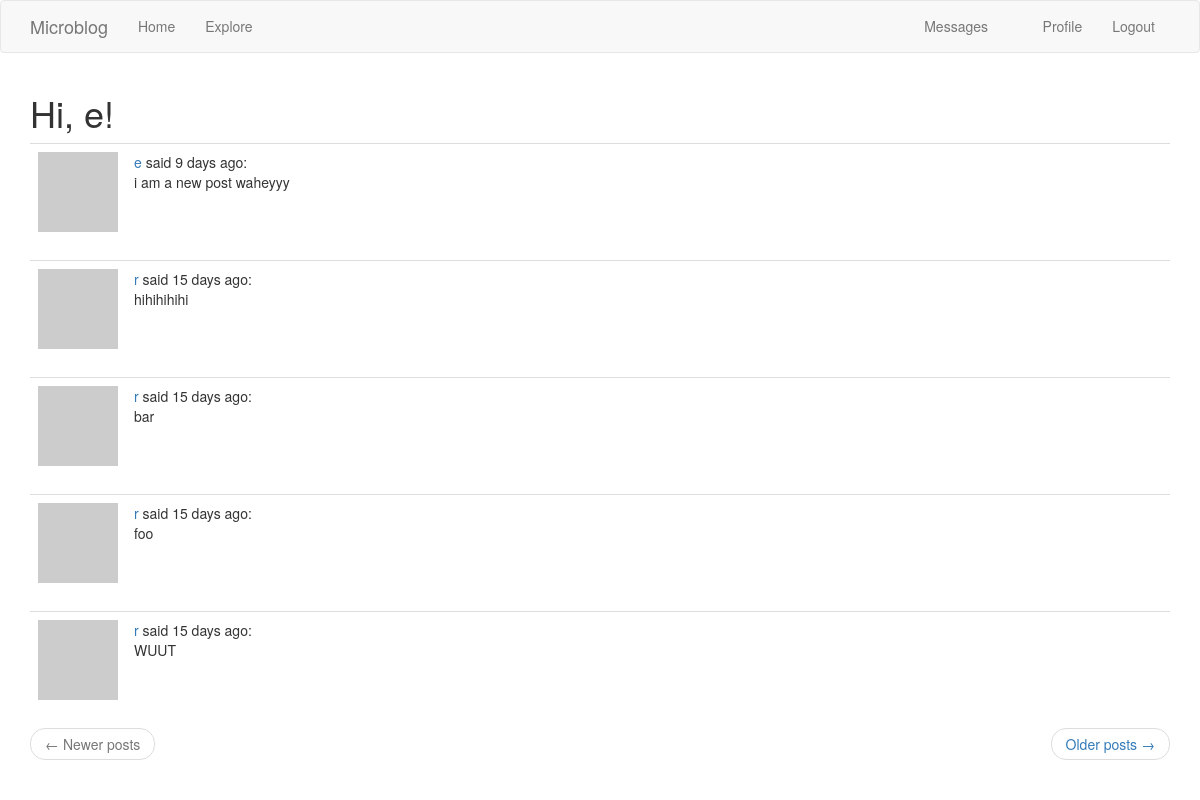
Page /explore (signed in) on the committed database.
### app/models.py (models this page shows, shortened)
class PaginatedAPIMixin(object):
    @staticmethod
    def to_collection_dict(query, page, per_page, endpoint, **kwargs): #first three SQLAlchemy query objects
        resources = query.paginate(page, per_page, False)
        data = {
            'items': [item.to_dict() for item in resources.items],
            '_meta': {
                'page': page,
                'per_page': per_page,
                'total_pages': resources.pages,
                'total_items': resources.total
            },
            '_links': {
                'self': url_for(endpoint, page=page, per_page=per_page, **kwargs),
                'next': url_for(endpoint, page=page+1, per_page=per_page, **kwargs) if resources.has_next else None,
                'prev': url_for(endpoint, page=page-1, per_page=per_page, **kwargs) if resources.has_prev else None
            }
        }
        return data

class User(PaginatedAPIMixin, UserMixin, db.Model):
    id = db.Column(db.Integer, primary_key=True)
    username = db.Column(db.String(64), index=True, unique=True)
    email = db.Column(db.String(120), index=True, unique=True)
    password_hash = db.Column(db.String(128))
    about_me = db.Column(db.String(140))
    last_seen = db.Column(db.DateTime, default = datetime.utcnow)
    posts = db.relationship('Post', backref='author', lazy='dynamic')
    followed = db.relationship(
        'User', secondary=followers,
        primaryjoin=(followers.c.follower_id == id),
        secondaryjoin=(followers.c.followed_id == id),
        backref=db.backref('followers', lazy='dynamic'), lazy='dynamic'
    )
    notifications = db.relationship('Notification', backref='user', lazy='dynamic')
    tasks = db.relationship('Task', backref='user', lazy='dynamic')
    def avatar(self, size):
        digest = md5(self.email.lower().encode('utf-8')).hexdigest()
        return 'https://www.gravatar.com/avatar/{}?d=retro&s={}'.format(digest, size)
    messages_sent = db.relationship('Message',
        foreign_keys='Message.sender_id',
        backref='author',
        lazy='dynamic')
    messages_received = db.relationship('Message',
        foreign_keys='Message.recipient_id',
        backref='recipient',
        lazy='dynamic')
    last_message_read_time = db.Column(db.DateTime)
    def new_messages(self):
        last_read_time = self.last_message_read_time or datetime(1900, 1, 1)
        return Message.query.filter_by(recipient=self).filter(
            Message.timestamp > last_read_time).count()
    def get_tasks_in_progress(self):
        return Task.query.filter_by(user=self, complete=False).all()

class Post(db.Model):
    id = db.Column(db.Integer, primary_key=True)
    body = db.Column(db.String(140))
    timestamp = db.Column(db.DateTime, index=True, default=datetime.utcnow)
    user_id = db.Column(db.Integer, db.ForeignKey('user.id'))

### app/main/routes.py (the view)
@bp.route('/explore')
@login_required
def explore():
    page = request.args.get('page', 1, type=int)
    posts = Post.query.order_by(Post.timestamp.desc()).paginate(
        page, current_app.config['POSTS_PER_PAGE'], False
    )
    next_url = url_for('main.explore', page=posts.next_num) if posts.has_next else None
    prev_url = url_for('main.explore', page=posts.prev_num) if posts.has_prev else None
    return render_template('index.html', title='Explore', posts=posts.items, next_url=next_url, prev_url=prev_url) #just reuse the index template

### app/main/routes.py (called while the page is built)
@bp.before_app_request
def before_request():
    if current_user.is_authenticated:
        current_user.last_seen = datetime.utcnow()
        db.session.commit()

### app/models.py (called while the page is built)
@login.user_loader
def load_user(id):
    return User.query.get(int(id))

### app/templates/index.html (shortened to what this page needs)
{% extends "base.html" %}
{% import 'bootstrap/wtf.html' as wtf %}
{% block app_content %}
    <h1>Hi, {{ current_user.username }}!</h1>
    {% for post in posts %}
        {% include '_post.html' %}
    {% endfor %}
    <nav aria-label="...">
        <ul class="pager">
            <li class="previous{% if not prev_url %} disabled{% endif %}">
                <a href="{{ prev_url or '#' }}">
                    <span aria-hidden="true">&larr;</span> Newer posts
                </a>
            </li>
            <li class="next{% if not next_url %} disabled{% endif %}">
                <a href="{{ next_url or '#' }}">
                    Older posts <span aria-hidden="true">&rarr;</span>
                </a>
            </li>
        </ul>
    </nav>
{% endblock %}

### app/templates/_post.html
<table class="table table-hover">
    <tr>
        <td width="70px">
            <a href="{{ url_for('main.user', username=post.author.username) }}">
                <img src="{{ post.author.avatar(70) }}" />
            </a>
        </td>
        <td>
            <a href="{{ url_for('main.user', username=post.author.username) }}">
                {{ post.author.username }}
            </a>
            said {{ moment(post.timestamp).fromNow() }}:
            <br>
            {{ post.body }}
        </td>
    </tr>
</table>

### rows in the picture
User: username "e"
Post: author.username "e", timestamp "9 days ago", body "i am a new post waheyyy"
Post: author.username "r", timestamp "15 days ago", body "hihihihihi"
Post: author.username "r", timestamp "15 days ago", body "bar"
Post: author.username "r", timestamp "15 days ago", body "foo"
Post: author.username "r", timestamp "15 days ago", body "WUUT"
